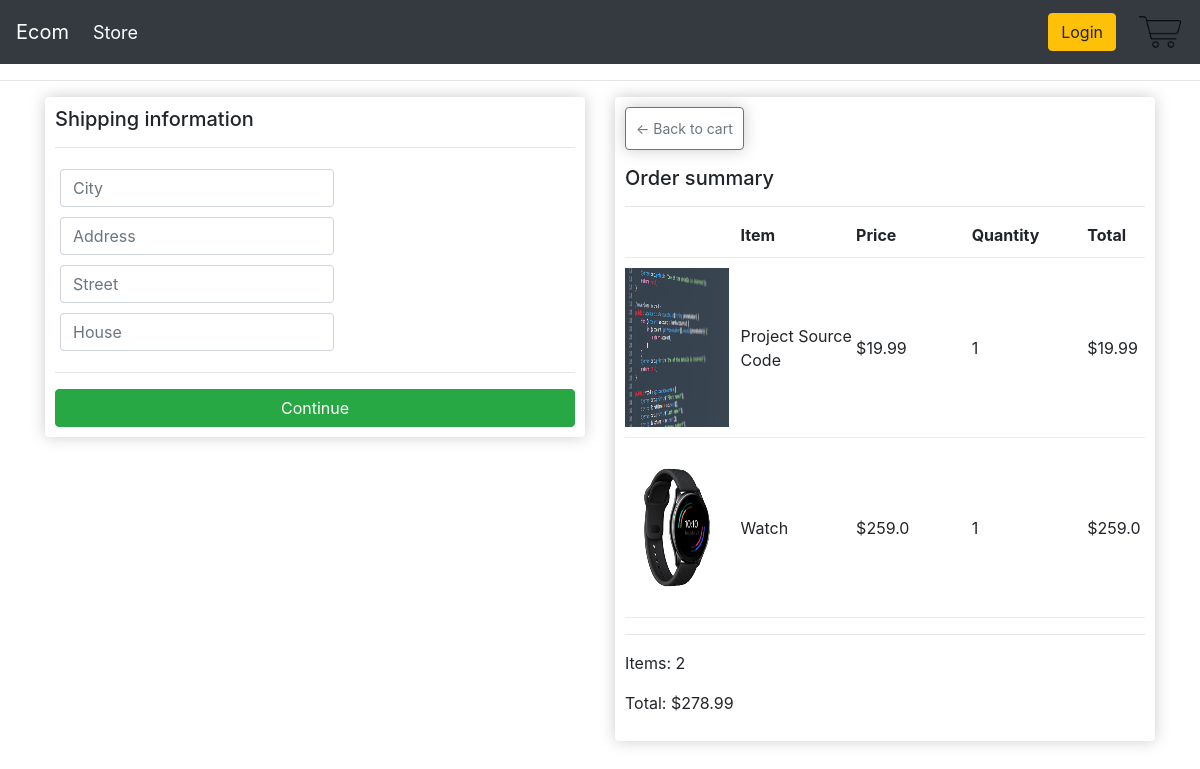
/checkout/ (signed in), run on an earlier commit of the app's database.
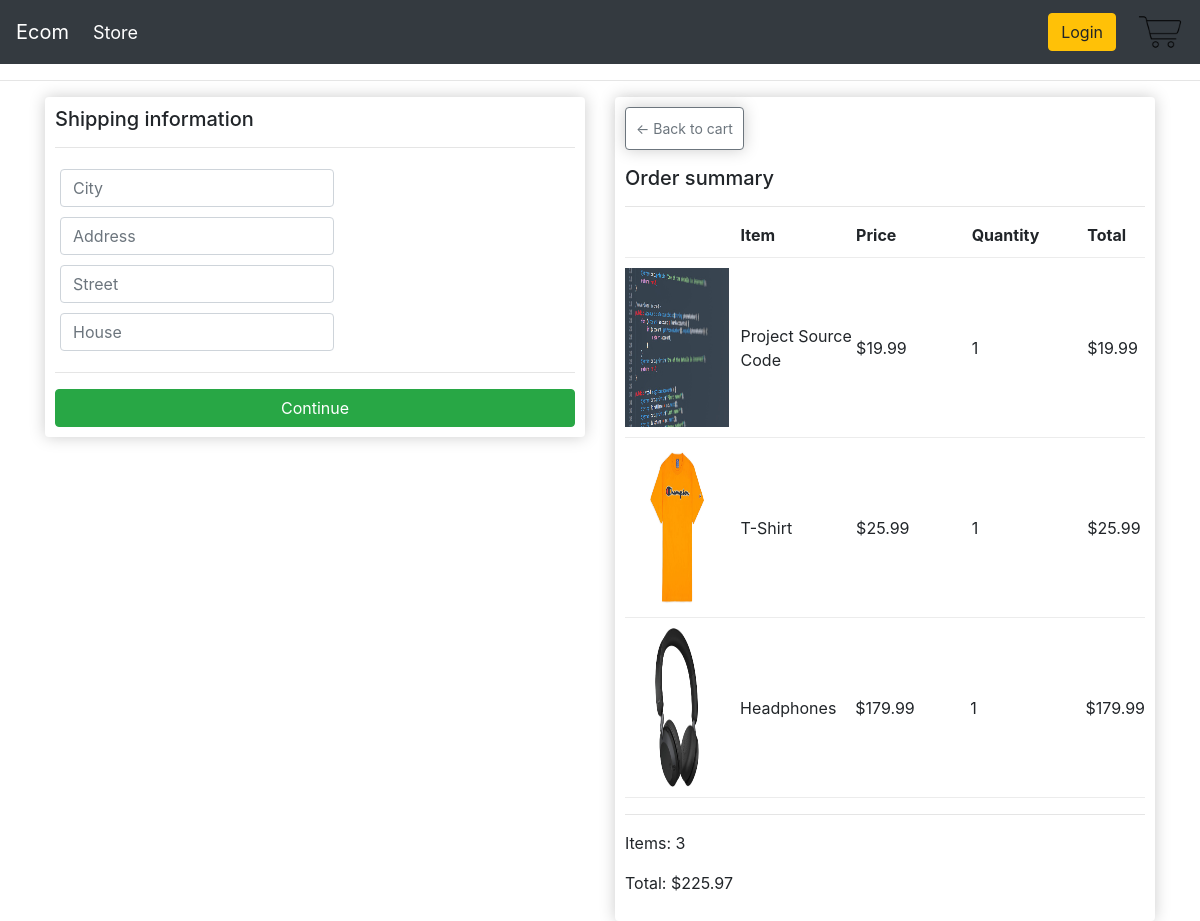
And on a later commit of the database.
### store/models.py (models this page shows, shortened)
class OrderItem(models.Model):
    product = models.ForeignKey(Product, on_delete=models.SET_NULL, null=True)
    order = models.ForeignKey(Order,on_delete=models.SET_NULL, null=True)
    quantity = models.IntegerField(default=0)
    date_added = models.DateTimeField(auto_now_add=True)
    @property
    def get_total(self):
        return self.quantity * self.product.price

class Product(models.Model):
    name = models.CharField(max_length=200)
    price = models.FloatField()
    digital = models.BooleanField(default=False, null=True, blank=True)
    image = models.ImageField(null=True, blank=True)
    def __str__(self):
        return self.name
    @property
    def imageURL(self):
        try:
            url = self.image.url
        except:
            url = "static/images/placeholder.png"
        return url

class Order(models.Model):
    customer = models.ForeignKey(Customer, on_delete=models.SET_NULL, null=True, blank=True)
    date = models.DateTimeField(auto_now_add=True)
    complete = models.BooleanField(default=False)
    transaction_id = models.CharField(max_length=50, null=True, blank=True)
    @property
    def shipping(self):
        shipping = False
        order_items = self.orderitem_set.all()
        for item in order_items:
            if not item.product.digital:
                shipping = True
        return shipping
    @property
    def get_cart_total(self):
        order_items = self.orderitem_set.all()
        return sum([item.get_total for item in order_items])
    @property
    def get_cart_items(self):
        order_items = self.orderitem_set.all()
        return sum([item.quantity for item in order_items])

### store/views.py (the view)
# urls.py: path('checkout/', checkout, name='checkout'),
def checkout(request):
    if request.user.is_authenticated:
        customer = request.user.customer
        order, created = Order.objects.get_or_create(customer, complete=False)
        items = order.orderitem_set.all()
    else:
        items = []
    context = {
        'items': items,
        "order": order
    }
    return render(request, 'store/checkout.html', context)

### store/templates/store/checkout.html (shortened to what this page needs)
{% extends 'store/main.html' %}
{% load static %}
{% block content %}
    <div class="row">
        <div class="col-lg-6">
            <div class="box-element" id='form-wrapper'>
                <form action="#" id="form" method='post'>
                    <div class="shipping-info">
                        <h5>Shipping information</h5>
                        <hr>
                        <div class="form-field">
                            <input type="text" class="form-control" name='city' placeholder='City'>
                        </div>
                        <div class="form-field">
                            <input type="text" class="form-control" name='address' placeholder='Address'>
                        </div>
                        <div class="form-field">
                            <input type="text" class="form-control" name='street' placeholder='Street'>
                        </div>
                        <div class="form-field">
                            <input type="text" class="form-control" name='house' placeholder='House'>
                        </div>
                    </div>
                    <hr>
                    <input id='form-button' class='btn btn-success btn-block' type='submit' value='Continue'>
                </form>
            </div>
        </div>
        <div class="col-lg-6">
            <div class="box-element">
                <a href="{% url 'cart' %}" class="box-element btn btn-outline-secondary btn-sm mb-3">&#x2190 Back to cart</a>
                <h5>Order summary</h5>
                <hr>
                <div class="cart-row">
                    <div class='font-weight-bold' style='flex:2'>Item</div>
                    <div class='font-weight-bold' style='flex:2'>Price</div>
                    <div class='font-weight-bold' style='flex:2'>Quantity</div>
                    <div class='font-weight-bold' style='flex:1'>Total</div>
                </div>
                {% for item in items %}
                    <div class="cart-row summary">
                        <div style='flex:2;'>
                            <img class='product-image thumbnail' src="{{item.product.imageURL}}" alt='product-image'>
                        </div>
                        <div style='flex:2'>{{item.product}}</div>
                        <div style='flex:2'>${{item.product.price}}</div>
                        <div style='flex:2'>{{item.quantity}}</div>
                        <div style='flex:1'>${{item.get_total}}</div>
                    </div>
                {% endfor %}
                <hr>
                <p>Items: {{order.get_cart_items}}</p>
                <p>Total: ${{order.get_cart_total|floatformat:2}}</p>
            </div>
        </div>
    </div>
{% endblock %}

What changed in the data, as far as the page shows it:
removed OrderItem: product.imageURL (picture), product "Watch", product.price "259.0", quantity "1", get_total "259.0"
added OrderItem: product.imageURL (picture), product "T-Shirt", product.price "25.99", quantity "1", get_total "25.99"
added OrderItem: product.imageURL (picture), product "Headphones", product.price "179.99", quantity "1", get_total "179.99"
computed for Order: get_cart_items "2" → "3"; get_cart_total "278.99" → "225.97"
